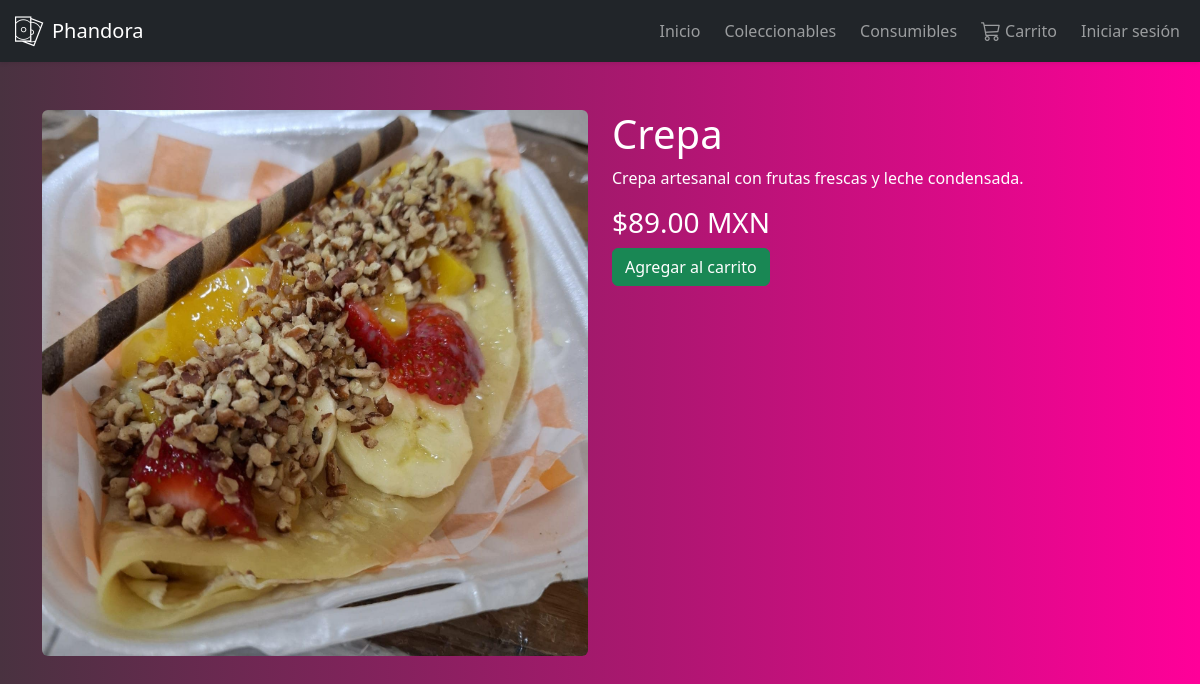
Screenshot of /producto.php?slug=crepa with the database file from the repository.
### tables this page shows
CREATE TABLE `productos` (
  `id` int(11) NOT NULL,
  `nombre` varchar(150) NOT NULL,
  `slug` varchar(200) NOT NULL,
  `descripcion` text DEFAULT NULL,
  `precio` decimal(10,2) NOT NULL,
  `imagen` varchar(255) DEFAULT NULL,
  `stock` int(11) DEFAULT 0,
  `categoria_id` int(11) DEFAULT NULL,
  `meta_titulo` varchar(160) DEFAULT NULL,
  `meta_descripcion` varchar(255) DEFAULT NULL,
  `fecha_creacion` timestamp NOT NULL DEFAULT current_timestamp(),
  `tipo` enum('consumible','coleccionable') NOT NULL DEFAULT 'consumible'
);

### producto.php (the view, shortened to what this page needs)
<?php
require_once 'config/db.php';
$slug = $_GET['slug'] ?? '';
$sql = "SELECT * FROM productos WHERE slug = ?";
$stmt = $conn->prepare($sql);
$stmt->bind_param("s", $slug);
$stmt->execute();
$result = $stmt->get_result();
$producto = $result->fetch_assoc();
?>
<!doctype html>
<html lang="es">
<head>
<link rel="stylesheet" href="css/interfaz.css">
<link href="https://cdn.jsdelivr.net/npm/bootstrap@5.3.3/dist/css/bootstrap.min.css" rel="stylesheet">
</head>
<body>
<?php include 'includes/navbar.php'; ?>
<div class="container py-5 text-white">
    <div class="row">
        <div class="col-md-6">
            <img src="img/<?php echo $producto['imagen']; ?>" class="img-fluid rounded">
        </div>
        <div class="col-md-6">
            <h1><?php echo $producto['nombre']; ?></h1>
            <p><?php echo $producto['descripcion']; ?></p>
            <h3>$<?php echo $producto['precio']; ?> MXN</h3>
            <a href="carrito/agregar_carrito.php?id=<?php echo $producto['id']; ?>"
               class="btn btn-success">
               Agregar al carrito
            </a>
        </div>
    </div>
</div>
</body>
</html>

### css/interfaz.css (style rules this page uses)
body { background: #ff0099; background: -webkit-linear-gradient(to right, #493240, #FF0099); background: linear-gradient(to right, #493240, #FF0099); }

### rows the page displays
productos: imagen (picture), nombre "Crepa", descripcion "Crepa artesanal con frutas frescas y leche condensada.", precio "89.00"
